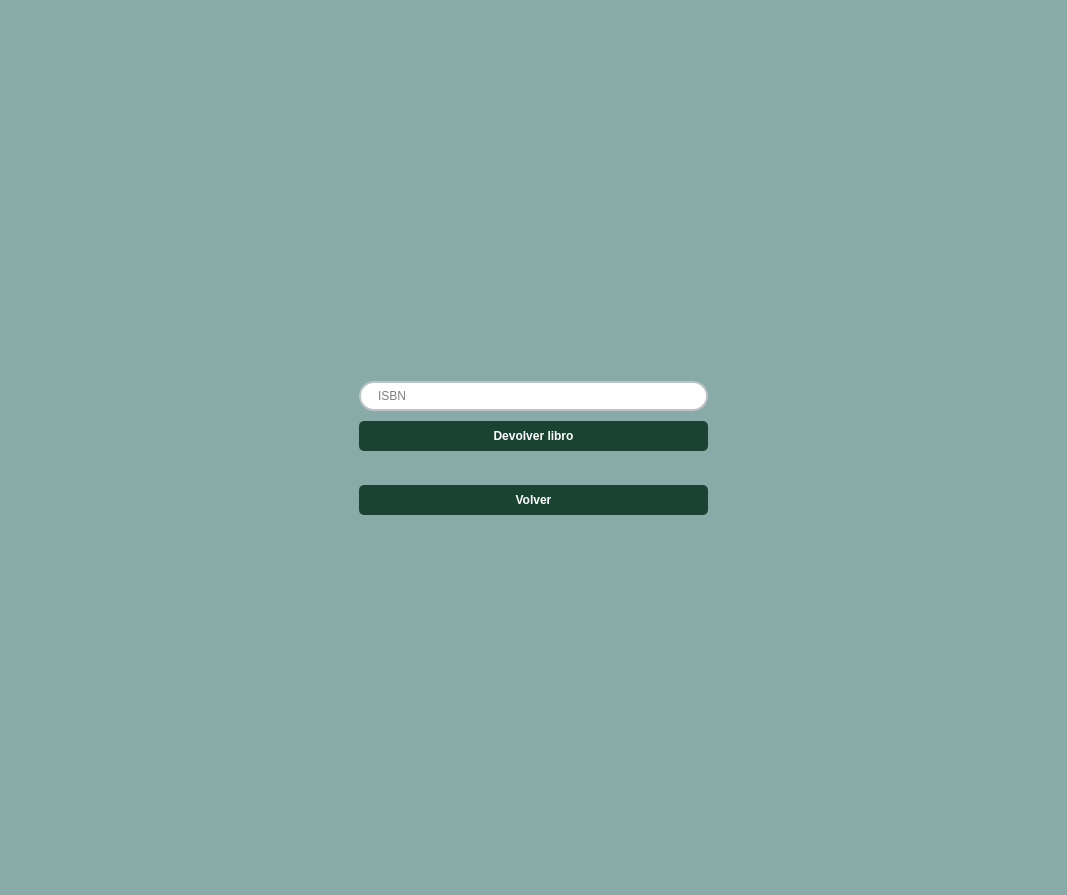
<?xml version="1.0" encoding="UTF-8"?>
<ui version="4.0">
 <class>Dialog</class>
 <widget class="QDialog" name="Dialog">
  <property name="geometry">
   <rect>
    <x>0</x>
    <y>0</y>
    <width>1067</width>
    <height>895</height>
   </rect>
  </property>
  <property name="windowTitle">
   <string>Dialog</string>
  </property>
  <property name="styleSheet">
   <string notr="true">#Dialog {
    background-color: #89ABA7;
}

#linea_nombre,#linea_apellidos, #linea_email{
    font-weight: bold;
    text-transform: uppercase;
    font-size: 22px;
    letter-spacing: 1px;
    color: #1D433A;
}</string>
  </property>
  <layout class="QHBoxLayout" name="horizontalLayout_8">
   <item>
    <layout class="QHBoxLayout" name="horizontalLayout_3"/>
   </item>
   <item>
    <spacer name="horizontalSpacer_2">
     <property name="orientation">
      <enum>Qt::Horizontal</enum>
     </property>
     <property name="sizeHint" stdset="0">
      <size>
       <width>40</width>
       <height>20</height>
      </size>
     </property>
    </spacer>
   </item>
   <item>
    <layout class="QVBoxLayout" name="verticalLayout_2">
     <property name="spacing">
      <number>10</number>
     </property>
     <property name="sizeConstraint">
      <enum>QLayout::SetDefaultConstraint</enum>
     </property>
     <item>
      <spacer name="verticalSpacer">
       <property name="orientation">
        <enum>Qt::Vertical</enum>
       </property>
       <property name="sizeHint" stdset="0">
        <size>
         <width>20</width>
         <height>40</height>
        </size>
       </property>
      </spacer>
     </item>
     <item>
      <layout class="QHBoxLayout" name="horizontalLayout_7">
       <item>
        <widget class="QLineEdit" name="lineEdit">
         <property name="styleSheet">
          <string notr="true">
QLineEdit {
    border: 2px solid #bdc3c7;
    border-radius: 15px; 
    padding: 5px 15px;
    background: white;
    selection-background-color: #34495e;
}

</string>
         </property>
         <property name="placeholderText">
          <string>ISBN</string>
         </property>
        </widget>
       </item>
      </layout>
     </item>
     <item>
      <widget class="QPushButton" name="boton_devolver">
       <property name="styleSheet">
        <string notr="true">QPushButton {
    background-color: #1B4332; 
    color: white; 
    border-radius: 5px;  
    padding: 8px;  
    font-weight: bold;
}

QPushButton:hover {
    background-color: #2D6A4F; 
}

QPushButton:pressed {
    background-color: #081C15;
}</string>
       </property>
       <property name="text">
        <string>Devolver libro</string>
       </property>
      </widget>
     </item>
     <item>
      <widget class="QLabel" name="label">
       <property name="text">
        <string/>
       </property>
      </widget>
     </item>
     <item>
      <widget class="QPushButton" name="boton_volver">
       <property name="styleSheet">
        <string notr="true">QPushButton {
    background-color: #1B4332; 
    color: white; 
    border-radius: 5px;  
    padding: 8px;  
    font-weight: bold;
}

QPushButton:hover {
    background-color: #2D6A4F; 
}

QPushButton:pressed {
    background-color: #081C15;
}</string>
       </property>
       <property name="text">
        <string>Volver</string>
       </property>
      </widget>
     </item>
     <item>
      <spacer name="verticalSpacer_2">
       <property name="orientation">
        <enum>Qt::Vertical</enum>
       </property>
       <property name="sizeHint" stdset="0">
        <size>
         <width>20</width>
         <height>40</height>
        </size>
       </property>
      </spacer>
     </item>
    </layout>
   </item>
   <item>
    <layout class="QHBoxLayout" name="horizontalLayout_4"/>
   </item>
   <item>
    <spacer name="horizontalSpacer">
     <property name="orientation">
      <enum>Qt::Horizontal</enum>
     </property>
     <property name="sizeHint" stdset="0">
      <size>
       <width>40</width>
       <height>20</height>
      </size>
     </property>
    </spacer>
   </item>
  </layout>
 </widget>
 <resources/>
 <connections/>
</ui>
